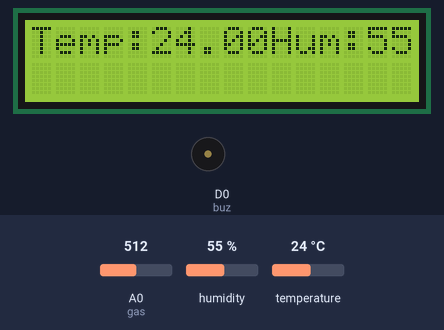
Simulated run of this sketch. Board: ESP8266 (NodeMCU). Parts: 16×2 character LCD, buzzer (waves = sounding, pin HIGH). The test bench sets the inputs (shaded band); at power-on: A0 (gas) = 512, humidity 55 %, temperature 24 °C. WiFi joins after 1.5 s; servers stay silent unless stated; what the sketch prints to the serial monitor is not drawn.

Above: at 6.1 s.
6.2 s: A0 (gas) set to 983
At 11.8 s:
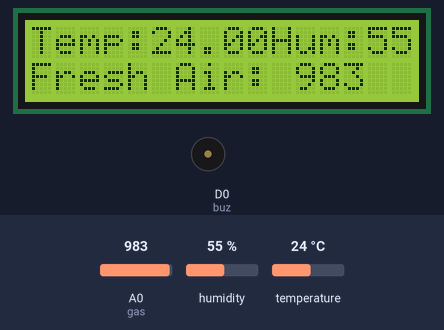
13.8 s: A0 (gas) set to 1009
At 17.9 s:
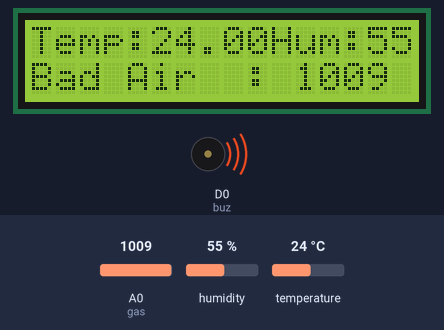
21.4 s: humidity set to 22 %
At 27.1 s:
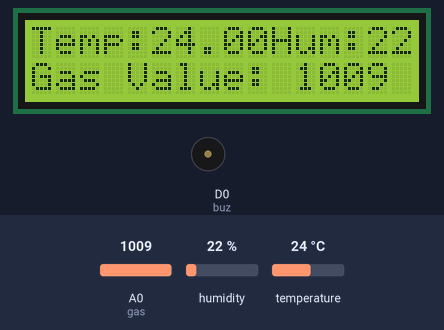
27.8 s: temperature set to 12 °C
At 29.9 s:
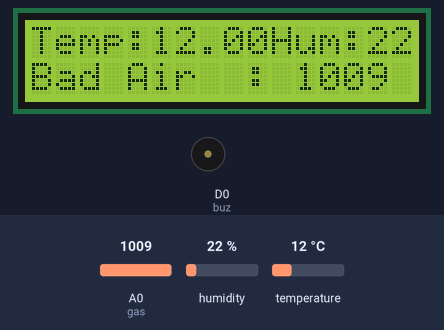
32.9 s: humidity set to 40 %
At 37.9 s:
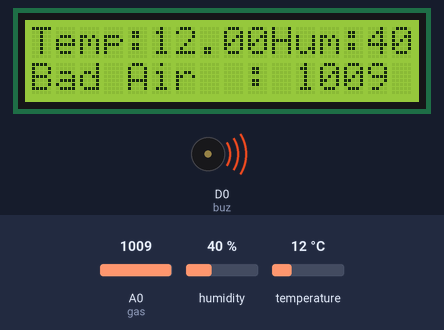
38.0 s: A0 (gas) set to 1023
At 43.7 s:
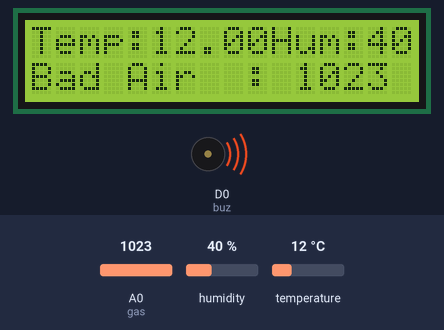
Timing chart, 0 to 45.0 s (numbered marks = the images above; inputs shaded):
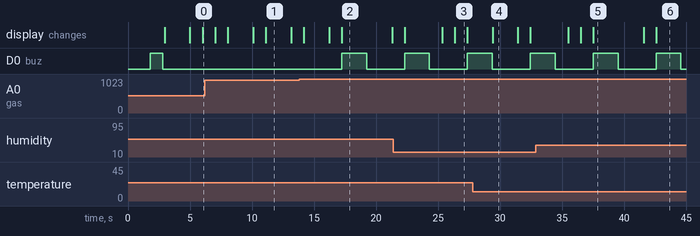

The sketch:

Whether_and_air_IOT1.ino
```cpp
#define BLYNK_TEMPLATE_ID "TMPL3jf5PI-g7"
#define BLYNK_TEMPLATE_NAME "IOT WHETHER AND AIR MONITORING"
#define BLYNK_AUTH_TOKEN "eksEkugQ0uRcqd0tfMGCMZOw90BnRroO"

#define BLYNK_PRINT Serial


#include <ESP8266WiFi.h>
#include <BlynkSimpleEsp8266.h>

// Your WiFi credentials.
// Set password to "" for open networks.
char ssid[] = "TP-Link_F5D8";
char pass[] = "61446861";


#include <DHT.h>

#include <Wire.h>
#include <LiquidCrystal_I2C.h>
LiquidCrystal_I2C lcd(0x27, 16, 2);
DHT dht(D5, DHT11);


int gas = A0;
int sensorThreshold = 100;
int buz=D0;
void setup() {
  Serial.begin(9600);

  Blynk.begin(BLYNK_AUTH_TOKEN, ssid, pass);

  dht.begin();
   pinMode(buz,OUTPUT);
   digitalWrite(buz,HIGH);
    delay(1000);
    digitalWrite(buz,LOW);

    lcd.begin(16, 2);
  lcd.init();
  lcd.backlight();  // Turn on the backlight
  lcd.print("Air and whether");
  lcd.setCursor(0, 1);
  lcd.print(" Monitoring Sys ");
  delay(2000);
  lcd.clear();

}

void loop() {

  Blynk.run();


  int gasValue = analogRead(gas);
  Blynk.virtualWrite(V2, gasValue);

  float h = dht.readHumidity();
  float t = dht.readTemperature(); // in Celsius

  Blynk.virtualWrite(V0, t);
  Blynk.virtualWrite(V1, h);

  Serial.println("temp: ");
  Serial.println(t);
  lcd.setCursor(0,0);
  lcd.print("Temp: ");
  lcd.setCursor(5,0);
  lcd.print(t);
  /*lcd.setCursor(6, 1);
  lcd.write(1); // Display degree symbol
  lcd.setCursor(7, 1);
  lcd.print("C");*/

  delay(1000);

  Serial.println("Humidity: ");
  Serial.println(h);

  lcd.setCursor(10,0);
  lcd.print("Hum:");
  lcd.setCursor(14,0);
  lcd.print(h);
  delay(1000);

  lcd.setCursor(0,1);
  lcd.print("Gas Value: ");
  lcd.print(gasValue);
  delay(1000);

  Serial.println("Gas Value: ");
  Serial.println(gasValue);

  if (gasValue <=1000)
  {
    lcd.setCursor(0,1);
    lcd.print("Fresh Air");
    Serial.println("Fresh Air");
  }
  else
  {
    lcd.setCursor(0, 1);
    lcd.print("Bad Air  ");
    digitalWrite(buz,HIGH);
    delay(2000);
    digitalWrite(buz,LOW);
    Serial.println("Bad Air");
  }
  if(h>=70)
  {
    digitalWrite(buz,HIGH);
  }
  else
  {
    digitalWrite(buz,LOW);
  }

  if(t>=40)
  {
    digitalWrite(buz,HIGH);
  }
  else
  {
    digitalWrite(buz,LOW);
  }
}
```

Measured:
- the behaviour switches between 1000 and 1001 on A0 (gas) (found by bisection; images 1 and 2)
- after the input at 13.8 s, D0 (buz): LOW → HIGH after 3.4 s, → LOW 2.0 s later; the display: first differs from a run without the input after 2.4 s (image 2 shows a later state)
- after the input at 21.4 s, the display: first differs from a run without the input after 4.0 s (image 3 shows a later state)
- after the input at 27.8 s, the display: changes after 1.6 s (image 4)
- after the input at 32.9 s, the display: changes after 2.6 s (image 5)
- after the input at 38.0 s, the display: first changes after 3.6 s (image 6 shows a later state)
- what the display in image 1 shows lasts 2.1 s, from 11.1 s to 13.2 s
